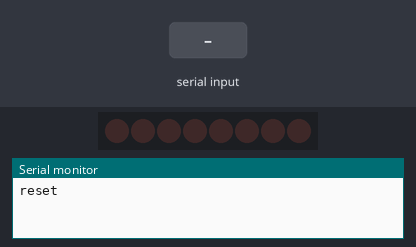
The sketch below on a simulated Arduino Uno, built with avr-gcc and run on an emulated ATmega328P. Parts: 8 shift-register outputs drawn as a row of LEDs (first output left, lit = HIGH), the last lines printed to the serial monitor. Wiring (inferred from the names in the program): shift register (74HC595): data pin 9; shift clock pin 7; latch pin 8. Wiring (inferred from the signals the program sends): row of LEDs: on Q0, Q1, Q2, Q3, Q4, Q5, Q6, Q7. The inputs (shaded band) are chosen by the test bench.

Above: at 1.2 s.
1.3 s: byte 30 received over Serial
At 2.5 s:
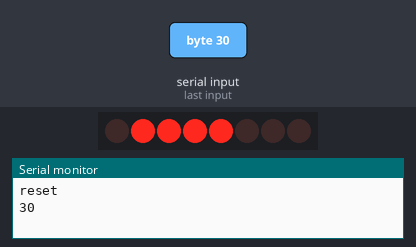
2.8 s: byte 90 received over Serial
At 3.8 s:
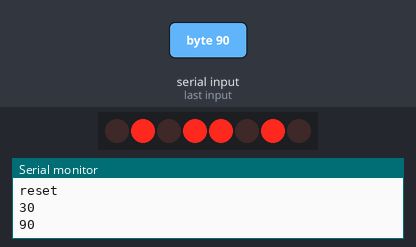
4.3 s: byte 120 received over Serial
At 5.0 s:
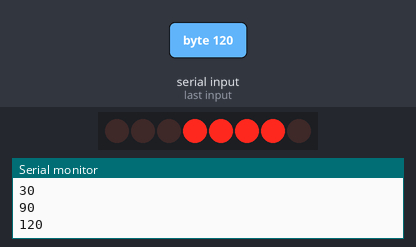
Timing chart, 0 to 7.3 s (numbered marks = the images above; inputs shaded):
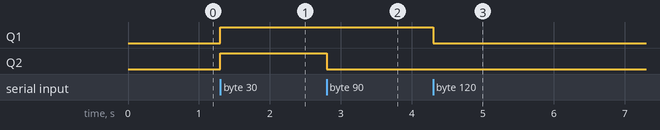

Measured:
- after the input at 1.3 s, Q1, Q2: LOW → HIGH at once
- after the input at 2.8 s, Q2: HIGH → LOW at once
- after the input at 4.3 s, Q1: HIGH → LOW at once

The sketch:

shiftOut_serialInput.pde
```cpp
/*
  Shift Register Example
 for 74HC595 shift register

 This sketch turns reads serial input and uses it to set the pins
 of a 74HC595 shift register.

 Hardware:
 * 74HC595 shift register attached to pins 2, 3, and 4 of the Arduino,
 as detailed below.
 * LEDs attached to each of the outputs of the shift register

 Created 22 May 2009
 Created 23 Mar 2010
 by Tom Igoe

 */

//Pin connected to latch pin (ST_CP) of 74HC595
const int latchPin = 8;
//Pin connected to clock pin (SH_CP) of 74HC595
const int clockPin = 7;
////Pin connected to Data in (DS) of 74HC595
const int dataPin = 9;

void setup() {
  //set pins to output because they are addressed in the main loop
  pinMode(latchPin, OUTPUT);
  pinMode(dataPin, OUTPUT);
  pinMode(clockPin, OUTPUT);
  Serial.begin(57600);
  Serial.println("reset");
}

void loop() {
  if (Serial.available() > 0) {
    // ASCII '0' through '9' characters are
    // represented by the values 48 through 57.
    // so if the user types a number from 0 through 9 in ASCII,
    // you can subtract 48 to get the actual value:
//    int bitToSet = Serial.read() - 48;
    int bitToSet = Serial.read();
    Serial.println(bitToSet);
    // write to the shift register with the correct bit set high:
    registerWrite(bitToSet, HIGH);
  }
}

// This method sends bits to the shift register:

void registerWrite(int whichPin, int whichState) {
// the bits you want to send
  byte bitsToSend = 0;

  // turn off the output so the pins don't light up
  // while you're shifting bits:
  digitalWrite(latchPin, LOW);

  // turn on the next highest bit in bitsToSend:
  bitWrite(bitsToSend, whichPin, whichState);
  bitsToSend=whichPin;
  // shift the bits out:
  shiftOut(dataPin, clockPin, MSBFIRST, bitsToSend);

  // turn on the output so the LEDs can light up:

  digitalWrite(latchPin, HIGH);

}
```
